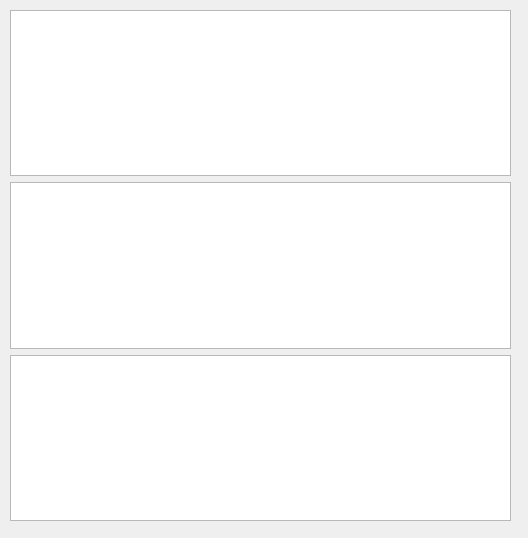
<?xml version="1.0" encoding="UTF-8"?>
<ui version="4.0">
 <class>ImpulseWindow</class>
 <widget class="QDialog" name="ImpulseWindow">
  <property name="geometry">
   <rect>
    <x>0</x>
    <y>0</y>
    <width>528</width>
    <height>538</height>
   </rect>
  </property>
  <property name="windowTitle">
   <string>Dialog</string>
  </property>
  <widget class="QWidget" name="verticalLayoutWidget">
   <property name="geometry">
    <rect>
     <x>10</x>
     <y>10</y>
     <width>501</width>
     <height>511</height>
    </rect>
   </property>
   <layout class="QVBoxLayout" name="Layout">
    <item>
     <widget class="QChartView" name="Physical"/>
    </item>
    <item>
     <widget class="QChartView" name="TDL"/>
    </item>
    <item>
     <widget class="QChartView" name="USTDL"/>
    </item>
   </layout>
  </widget>
 </widget>
 <customwidgets>
  <customwidget>
   <class>QChartView</class>
   <extends>QGraphicsView</extends>
   <header>QtCharts</header>
  </customwidget>
 </customwidgets>
 <resources/>
 <connections/>
</ui>
